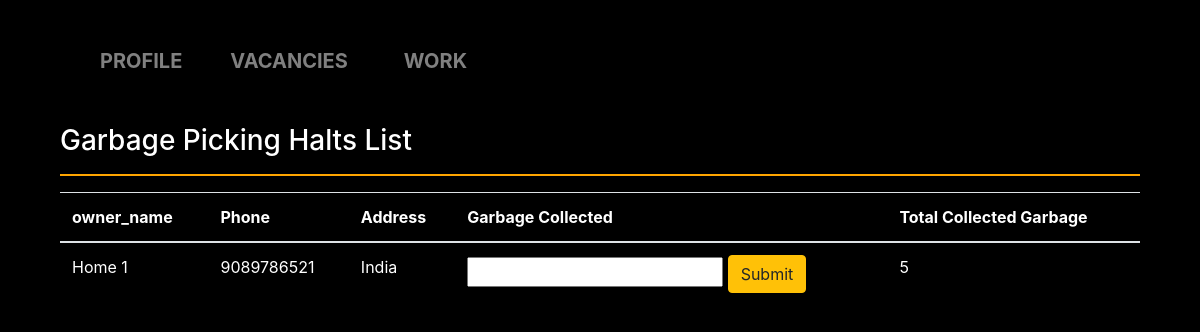
The page /List_home/1 on the database its author committed.
### my_app/models.py (models this page shows, shortened)
class home(models.Model):
    id = models.AutoField(primary_key=True)
    owner_name = models.CharField("Owner's name",max_length=225)
    password = models.CharField("Password",max_length=100)
    phone = models.CharField("Your Phone Number",max_length=100)
    email = models.EmailField("Your Email")
    city = models.CharField("Your City",max_length=200)
    state = models.CharField("Your State",max_length=200)
    address = models.CharField("Your Address",max_length=200)
    volunteer = models.ForeignKey(volunteer,on_delete=CASCADE,default=1)
    garbage_collected = models.IntegerField(default=0)
    created_on = models.DateTimeField(auto_now_add=True)

### my_app/views.py (the view)
# urls.py: path('List_home/<int:id>',views.home_list,name="home_list"),
def home_list(request,id):
    vol = volunteer.objects.get(id=id)
    if home.objects.filter(volunteer=vol).exists():
        i = home.objects.filter(volunteer=vol)
    elif shopkeeper.objects.filter(collector=vol).exists():
        i = shopkeeper.objects.filter(collector=vol)
    else:
        i = garbagecollecter.objects.filter(picker=vol)
    return render(request,"volunteer/homelist.html",{'i':i,'vol':vol})

### my_app/templates/volunteer/homelist.html (shortened to what this page needs)
<!DOCTYPE html>
<html lang="en">
<head>
    <link rel="stylesheet" href="https://maxcdn.bootstrapcdn.com/bootstrap/4.0.0/css/bootstrap.min.css">
</head>
<body>
  <div class="container">
    <div class="container">
      <nav class="navbar navbar-expand-sm navbar-dark text-center">
      <div class="collapse navbar-collapse" id="navbarNav">
        <ul class="navbar-nav">
          <li class="nav-item">
            <a class="nav-link" href="{% url 'profile_volunteer' vol.id %}">Profile</a>
          </li>
          <li class="nav-item">
            <a class="nav-link" href="{% url 'hiring_offers' vol.id %}">Vacancies</a>
          </li>
          <li class="nav-link">
            <a class="nav-link" href="{% url 'home_list' vol.id %}">Work</a>
          </li>
        </ul>
      </div>
    </nav>
    </div>
        <div class="container" style="margin-top: 2%;">
          <h3 style="color: white;">Garbage Picking Halts List</h3><hr style="background: orange;border: 1px solid orange;">
            <table class="table" style="color: white;">
              <thead>
                <tr>
                  <th>owner_name</th>
                  <th>Phone</th>
                  <th>Address</th>
                  <th>Garbage Collected</th>
                  <th>Total Collected Garbage</th>
                </tr>
              </thead>
              <tbody>
                {% for h in i %}
                <tr>
                  {% if h.volunteer.id == vol.id %}
                  <td>{{ h.owner_name }}</td>
                  {% elif h.collector.id == vol.id %}
                  <td>{{ h.shopkeepername }}</td>
                  {% elif h.picker.id == vol.id %}
                  <td>{{ h.garbagecollectorname }}</td>
                  {% else %}
                  <td>Unknown</td>
                  {% endif %}
                  <td>{{ h.phone }}</td>
                  <td>{{ h.address }}</td>
                  <td>
                    {% if h.volunteer.id == vol.id %}
                    <form method="POST" action="{% url 'home_collect' h.id %}">
                      {% elif h.collector.id == vol.id %}
                      <form method="POST" action="{% url 'shop_collect' h.id %}">
                      {% elif h.picker.id == vol.id %}
                      <form method="POST" action="{% url 'gar_collect' h.id %}">
                        {% else %}
                        <form method="POST">
                          {% endif %}
                      <input type="number" name="collection">
                      <input type="submit" class="btn btn-warning">
                    </form>
                  </td>
                  <td>{{ h.garbage_collected }}</td>
                </tr>
                {% endfor %}
              </tbody>
            </table>
          </div>
          <br><br>
</body>
</html>

### my_app/templates/volunteer/homelist.html (style rules this page uses)
body { margin-top:20px; color: #1a202c; text-align: left; background-color: black; }
.navbar-nav { text-transform: uppercase; text-align: center; font-weight: bold; }
.navbar-nav * { box-sizing: border-box; transition: all .35s ease; }
.navbar-nav li { display: inline-block; list-style: outside none none; margin: .5em 1em; padding: 0; }
.navbar-nav a { padding: .5em .8em; color: rgba(255,255,255,.5); position: relative; text-decoration: none; font-size: 20px; }
.navbar-nav a::before, .navbar-nav a::after { content: ''; height: 14px; width: 14px; position: absolute; transition: all .35s ease; opacity: 0; }
.navbar-nav a::before { content: ''; right: 0; top: 0; border-top: 3px solid orange; border-right: 3px solid orange; transform: translate(-100%, 50%); }
.navbar-nav a:after { content: ''; left: 0; bottom: 0; border-bottom: 3px solid orange; border-left: 3px solid orange; transform: translate(100%, -50%) }

### rows shown on the page
home: owner_name "Home 1", phone "9089786521", address "India", garbage_collected "5"
